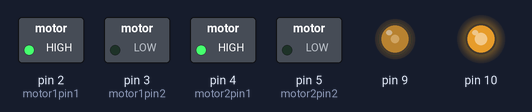
Bench run of a sketch on a simulated Arduino Uno, built with avr-gcc and run on an emulated ATmega328P. On the bench: switched loads named in the sketch (green lamp = pin HIGH), output pins drawn as LEDs (lit = HIGH).

Above: at 0.1 s.
Timing chart, 0 to 1.6 s (numbered marks = the images above):
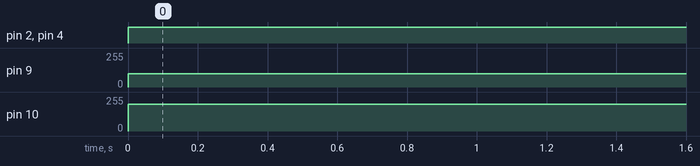

Measured:
- by itself, pin 2 (motor1pin1), pin 4 (motor2pin1): LOW → HIGH at 0.00 s
- by itself, pin 9: 0/255 → 100/255 at 0.00 s
- by itself, pin 10: 0/255 → 200/255 at 0.00 s

The sketch:

motor-driverwithspeed.ino
```cpp
int motor1pin1 = 2;
int motor1pin2 = 3;

int motor2pin1 = 4;
int motor2pin2 = 5;

void setup() {
  // put your setup code here, to run once:
  pinMode(motor1pin1, OUTPUT);
  pinMode(motor1pin2, OUTPUT);
  pinMode(motor2pin1, OUTPUT);
  pinMode(motor2pin2, OUTPUT);

  pinMode(9, OUTPUT);
  pinMode(10, OUTPUT);
}

void loop() {
  // put your main code here, to run repeatedly:

  //Controlling speed (0 = off and 255 = max speed):
  analogWrite(9, 100); //ENA pin
  analogWrite(10, 200); //ENB pin

  //Controlling spin direction of motors:
  //para controlarlo es bajo/alto o alto/bajo:
  digitalWrite(motor1pin1, HIGH);
  digitalWrite(motor1pin2, LOW);

  digitalWrite(motor2pin1, HIGH);
  digitalWrite(motor2pin2, LOW);
  delay(1000);


}
```
